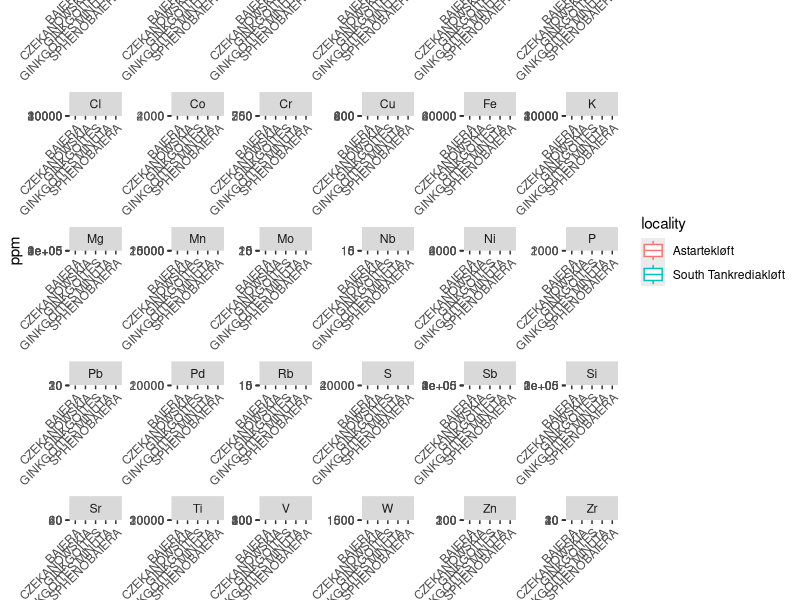

Recreate this plot in R. (Note: this script raises an error after producing the figure.)
#example EDA, PCA, etc. code using several postgraduate datasets
#W.J. Matthaeus 7/10/2026
#this includes some data quality control on the way in
#and interpretation

#this is to load in required packages
pkgs <- c("readr", "ggplot2", "dplyr", "readxl",
          "tibble", "tidyr", "stringr",
          "PerformanceAnalytics", "psych",
          "FactoMineR", "factoextra","rstatix")
vapply(pkgs, library, logical(1), character.only = TRUE, logical.return = TRUE)

#change the working directory. update the string "/Users.." to contain the 
#path to the directory containing this script and your data file
setwd("/Users/willmatthaeus/Dropbox/TCD Postdoc/didactic_xrf/")

#only change this here, then the rest of the code should work for *your* data
input_switch <-"Ant"
# input_switch <- "Sid"

if(input_switch=="Sid"){
#read in the data
xrf <- read_excel(path = "Mastersheet.xlsx")
#find the group ids from the sample name and make a new column
xrf$group<-NA
xrf[grep("CSD",xrf$SAMPLE),]$group <- "new"
xrf[is.na(xrf$group),]$group <- "old"
xrf$group <- as.factor(xrf$group)

#separate out the data columns and the error columns
elements<-xrf[seq(2,76,2)]
element_names <- colnames(elements)
errors<-xrf[seq(3,77,2)]
error_names <- colnames(errors)
}

if(input_switch=="Ant"){
  
  #read in the data
  xrf <- read_excel(path = "STANAST_XRF_GINK.xlsx")
  #find the group ids from the sample name and make a new column
  which(xrf$SAMPLE=="b4-51258-F")
  xrf[57,]$SAMPLE<-"b4-51258-F_2"
  which(xrf$SAMPLE=="b4-51408-F")
  xrf[77,]$SAMPLE<-"b4-51408-F_2"
  
  #grouping variables
  xrf$locality<-NA
  xrf[grep("AST",xrf$SAMPLE),]$locality <- "Astartekløft"
  xrf[is.na(xrf$locality),]$locality <- "South Tankrediakløft"
  xrf$locality <- as.factor(xrf$locality)
  which(is.na(xrf$locality))
  xrf$locality <- factor(xrf$locality)
  
  xrf$taxon <- factor(xrf$TAXON)
  
  #separate out the data columns and the error columns
  elements<-xrf[3:32]
  element_names <- colnames(elements)
  
}

##Boxplots

if(input_switch=="Ant"){
  #adjust the 'shape' of the data from a matrix of elements to a table where 
  #each row is a single element concentration with a other categorical variables
  #like taxon and locality
  xrf_long <- xrf%>%
    pivot_longer(cols = all_of(element_names),names_to = c("element"))%>%
    rename(ppm=value)
  
  #if you want to filter rows, keep certain ones or drop others
  # xrf_long <- filter(locality=="Astartekløft", 
  #                    taxon!=c("GINKGOITES MINUTA", "GINKGOITES")) 
  
  a_big_boxplot<-xrf_long %>%  
    ggplot()+#just to get things started
    geom_boxplot(aes(x=taxon, y=ppm, color=locality))+#make boxplot shapes, separate in space using taxon, and color using locality
    facet_wrap(element~., scales="free")+#separate element plots out into separate panels
    theme(axis.text.x=element_text(angle=45, hjust = 1))
  
  #some plot saving code
  #useful for making nice plots with high res at a particular size  
  #i just played with the size til it looked good
  #it saves into whatever directory you set at the the top
  plotName<-"Anto_element_boxplots.png"
  ggsave(plotName, plot = a_big_boxplot, device = "png", path = ".",
         scale = 1, height = 16, width = 14, units = c("in"),
         dpi = 300, limitsize = TRUE)
  
}

##remove columns with zero variance, which causes errors for subsequent analyses
#find zero variance columns
var_nz <- function(x) !is.na(var(x[x != 0]))
varying_elements_map<-apply(elements,2,var_nz)
#update data coulmns and names to only those with varianc
elements <- elements[,varying_elements_map]
element_names <- colnames(elements)


#individual tests of normality
elements %>% ungroup %>%  
  shapiro_test(element_names) %>% 
  arrange(variable)
#guide for interprting this and the next one:
#https://www.datanovia.com/en/lessons/normality-test-in-r/#shapiro-wilks-normality-test

#test of multivariate normality
elements %>% mshapiro_test
#the data are non-normal individually and as a multivariate group
#this is probably ok on it's own for PCA

#this is the important one!
chart.Correlation(elements)
ele_cor <- cor(elements) %>% abs 
# ele_cor_sig <- apply(ele_cor, c(1,2), function(x){any(abs(x)>0.3)})

#correlation matrix with significance and correlation coefficients in top 
#right triangle, histograms on diagonal, and biplots with best fit lines in red
#this is also ugly, but save it in a large format, zoom in and look at the 
#relationships between variables, are they linear?

#couple of different options for removing some columns
#things that don't have correlations about 0.3 with anything
#this is the more important thing for PCA

if(input_switch=="Sid"){
low_cor <- c("Ba","Sb","Rb")
#elements with normal-ish distributions based on the histograms
normal <- c("Bal","Mo","Nb","Cr","V","Ti","Ca","K")
}

if(input_switch=="Ant"){
  low_cor <- c("Ag","Mo")
  #elements with normal-ish distributions based on the histograms
  normal <- c("S","Cl","Si","P","K","Ca","Cr")
}

#normal elements
ele_norm <- elements%>%select(normal)#select(!low_cor) 
ele_norm_names <- colnames(ele_norm)
#individual tests of normality ... again
ele_norm %>% ungroup %>%  
  shapiro_test(ele_norm_names) %>% 
  arrange(variable)


#test of multivariate normality ... again
ele_norm %>% mshapiro_test
#still not normal

#to understand the linear relationship assumption let's break the correlation 
#matrix down into the normal and non-normal elements
chart.Correlation(ele_norm)
ele_notnorm <- elements%>%select(!normal)#select(!low_cor) 
chart.Correlation(ele_notnorm)

#filtering out the few elements with very low correlations
#this is just going to clarify things in the PCA
ele_cor <- elements%>%select(!low_cor) 
ele_cor_names <- colnames(ele_cor)
corr_mat_cor <- ele_cor %>% cor

#Conclusion: the outputs of this PCA are suspect because the underlying 
#relationships may not be linear, particularly for the non-normal elements
#you can still use PCA as an exploratory technique, but refer back to the
#correlation matrix when making element-level interpretations


ele_cor<-data.frame(ele_cor)
rownames(ele_cor) <- xrf$SAMPLE
# https://www.sthda.com/english/wiki/wiki.php?id_contents=7851
res.pca <- PCA(ele_cor, graph = FALSE)
eigenvalues <- res.pca$eig
head(eigenvalues[, 1:2])
#the variance exlained in pc1 and 2 combined is less than 25%,
#add pc3 you get up to 35%
res.pca$var$contrib
#pc1 is mostly Cr, Mo, Ca, Nb, V; pc2 is Bal, Zr, Cu, Nb

fviz_pca_var(res.pca)
#the first two dimensions of the PCA don't single out any elements
#as driving variation
fviz_pca_var(res.pca, axes = c(1,3))
#the third two dimension (vertical there) 
#collapses a bit

fviz_pca_ind(res.pca, label="none", habillage = xrf$locality)
#no separation of old and new

fviz_pca_ind(res.pca, axes = c(1,3), label="none", habillage = xrf$locality)
#no separation of old and new
#but remember, the PCA (1) didn't work very well and (2) is not designed
#to test for differences between groups
